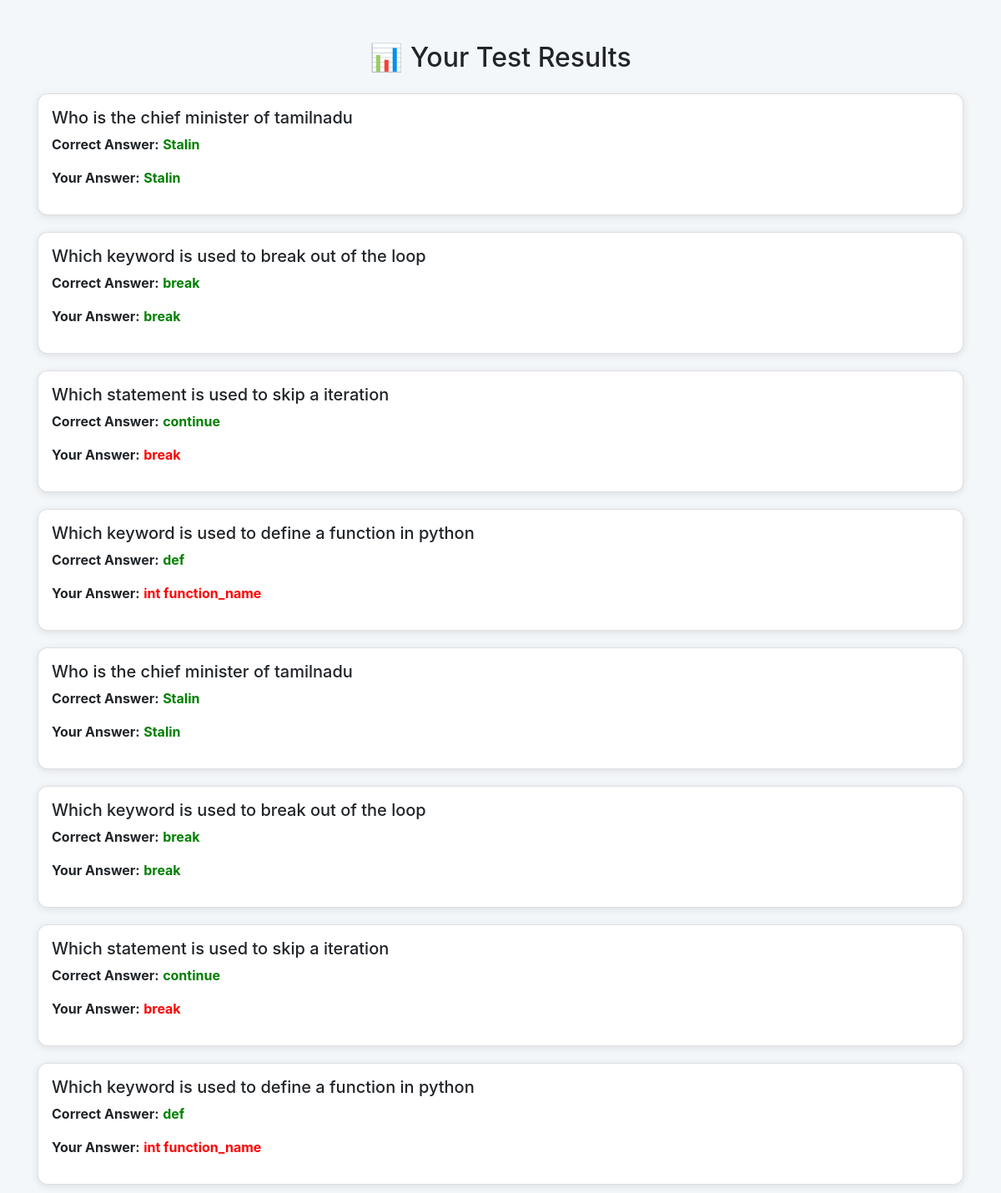
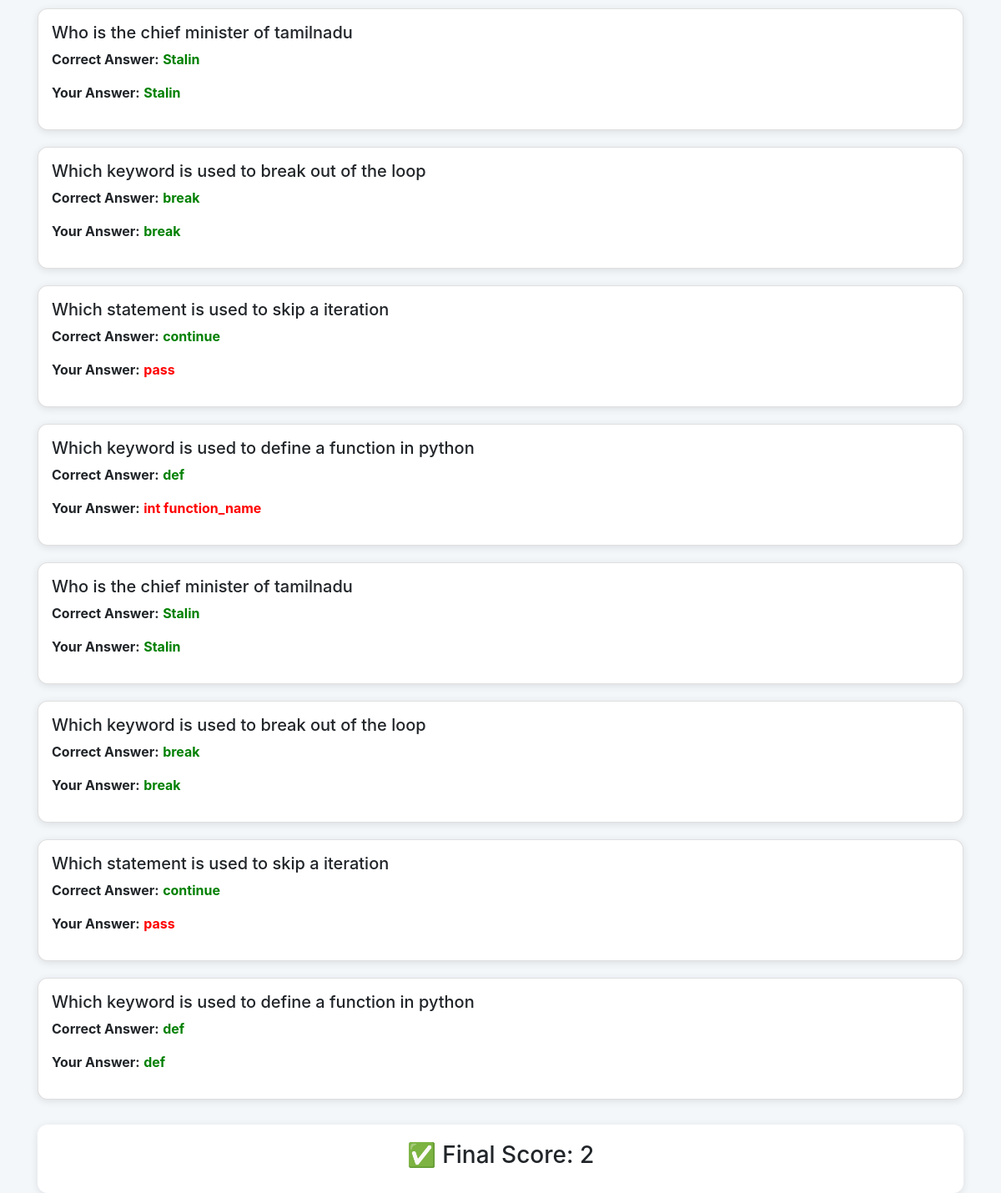
The app's page /viewscore/ (signed in) with its own data (2 pictures, top to bottom).
### Quiz/models.py (models this page shows)
class Student_results(models.Model):
    student=models.ForeignKey(Students,on_delete=models.CASCADE)
    Question=models.CharField(max_length=300)
    student_answer=models.CharField(max_length=200)
    correct_answer=models.CharField(max_length=200)
    took_test=models.BooleanField(default=False)

### Quiz/views.py (the view)
# urls.py: path('viewscore/',score_view,name='student-score'),
def score_view(request):
    if request.user.is_authenticated:
        if hasattr(request.user,'students'):
            student_result=Student_results.objects.filter(student=request.user.students)
            score=request.user.students.score
            return render(request,'view_score.html',{"answers":student_result,"score":score})
        elif  hasattr(request.user,'staff'):
            data=request.user.staff.students_set.all().order_by('-score')
            return render(request,'staff_results.html',{'students':data})
    else:
        return redirect('unauthorized')

### Quiz/templates/view_score.html (shortened to what this page needs)
<!DOCTYPE html>
<html lang="en">
<head>
  <link rel="stylesheet" href="https://stackpath.bootstrapcdn.com/bootstrap/4.5.2/css/bootstrap.min.css">
</head>
<body>
  <div class="container">
    {% if student %}
          <h2 class="mb-4 text-center">📊 {{student}} Test Results</h2>
    {% else %}
    <h2 class="mb-4 text-center">📊 Your Test Results</h2>
    {% endif %}
    {% for ans in answers %}
      <div class="card p-3">
        <h5>{{ ans.Question }}</h5>
        <p><strong>Correct Answer:</strong> <span class="correct">{{ ans.correct_answer }}</span></p>
        <p><strong>Your Answer:</strong>
          {% if ans.student_answer == ans.correct_answer %}
            <span class="correct">{{ ans.student_answer }}</span>
          {% else %}
            <span class="wrong">{{ ans.student_answer}}</span>
          {% endif %}
        </p>
      </div>
    {% endfor %}
    <div class="score-box">
      <h3>✅ Final Score: {{ score }}</h3>
    </div>
  </div>
</body>
</html>

### Quiz/templates/view_score.html (style rules this page uses)
body { background: #f4f7fa; }
.container { margin-top: 50px; }
.card { margin-bottom: 20px; border-radius: 12px; box-shadow: 0 2px 10px rgba(0,0,0,0.1); }
.correct { color: green; font-weight: bold; }
.wrong { color: red; font-weight: bold; }
.score-box { margin-top: 30px; padding: 20px; background: #fff; border-radius: 12px; text-align: center; box-shadow: 0 2px 10px rgba(0,0,0,0.1); }

### records on screen
Student_results: Question "Who is the chief minister of tamilnadu", correct_answer "Stalin", student_answer "Stalin"
Student_results: Question "Which keyword is used to break out of the loop", correct_answer "break", student_answer "break"
Student_results: Question "Which statement is used to skip a iteration", correct_answer "continue", student_answer "break"
Student_results: Question "Which keyword is used to define a function in python", correct_answer "def", student_answer "int function_name"
Student_results: Question "Who is the chief minister of tamilnadu", correct_answer "Stalin", student_answer "Stalin"
Student_results: Question "Which keyword is used to break out of the loop", correct_answer "break", student_answer "break"
Student_results: Question "Which statement is used to skip a iteration", correct_answer "continue", student_answer "break"
Student_results: Question "Which keyword is used to define a function in python", correct_answer "def", student_answer "int function_name"
Student_results: Question "Who is the chief minister of tamilnadu", correct_answer "Stalin", student_answer "Stalin"
Student_results: Question "Which keyword is used to break out of the loop", correct_answer "break", student_answer "break"
Student_results: Question "Which statement is used to skip a iteration", correct_answer "continue", student_answer "pass"
Student_results: Question "Which keyword is used to define a function in python", correct_answer "def", student_answer "int function_name"
Student_results: Question "Who is the chief minister of tamilnadu", correct_answer "Stalin", student_answer "Stalin"
Student_results: Question "Which keyword is used to break out of the loop", correct_answer "break", student_answer "break"
Student_results: Question "Which statement is used to skip a iteration", correct_answer "continue", student_answer "pass"
Student_results: Question "Which keyword is used to define a function in python", correct_answer "def", student_answer "def"

### other values on screen
{{ score }} "2"
